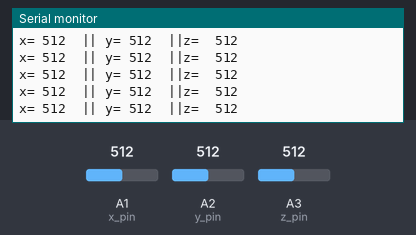
Recording of a sketch running on a simulated Arduino Uno, built with avr-gcc and run on an emulated ATmega328P. Parts: the last lines printed to the serial monitor. The test bench sets the inputs (shaded band); at power-on: A1 (x_pin) = 512, A2 (y_pin) = 512, A3 (z_pin) = 512.

Above: at 1.2 s.
1.3 s: A1 (x_pin) set to 107
At 2.2 s:
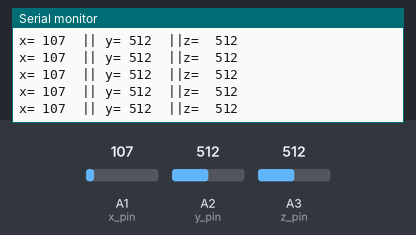
2.8 s: A1 (x_pin) set to 95
At 3.9 s:
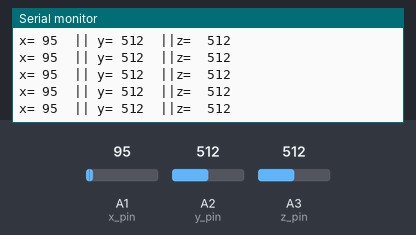
5.8 s: A2 (y_pin) set to 111
At 6.9 s:
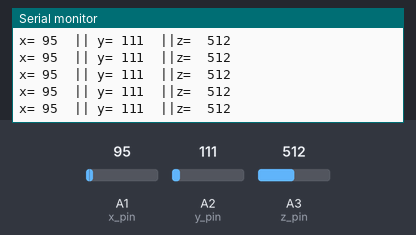
8.8 s: A2 (y_pin) set to 94
At 9.5 s:
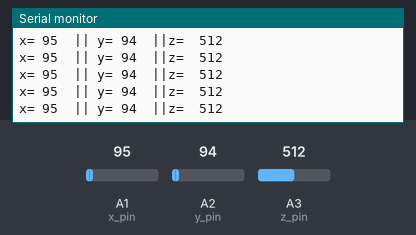
11.8 s: A3 (z_pin) set to 106
At 12.7 s:
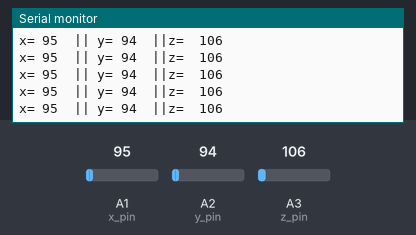
13.3 s: A3 (z_pin) set to 92
At 14.1 s:
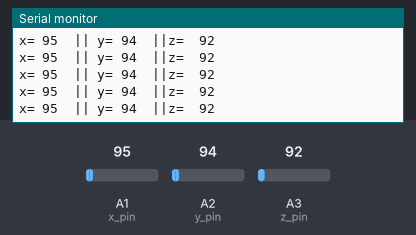
Timing chart, 0 to 16.3 s (numbered marks = the images above; inputs shaded):
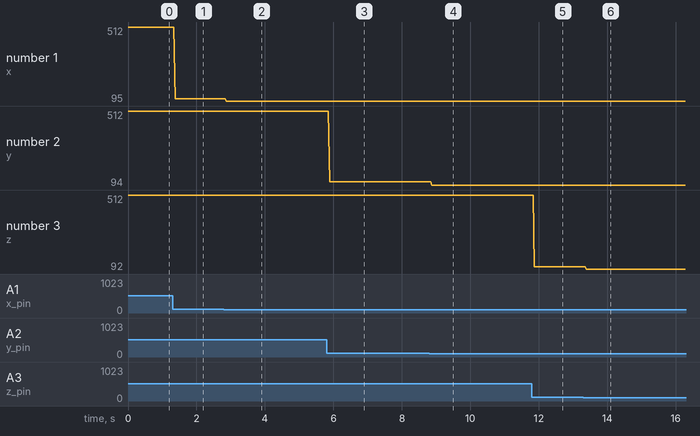

The sketch:

accelerometer_test.ino
```cpp
int x,y,z;
int x_pin=1;
int y_pin=2;
int z_pin=3;
void setup(){
Serial.begin(9600);
}

void loop(){
  x=analogRead(x_pin);
  y=analogRead(y_pin);
  z=analogRead(z_pin);

  Serial.print("x= ");
  Serial.print(x);
  Serial.print("  || y= ");
  Serial.print(y);
  Serial.print("  ||z=  ");
  Serial.println(z);
}
```

Measured:
- after the input at 1.3 s, the serial monitor: prints a new line after 0.07 s (image 1)
- after the input at 2.8 s, the serial monitor: prints a new line after 0.07 s (image 2)
- after the input at 5.8 s, the serial monitor: prints a new line after 0.09 s (image 3)
- after the input at 8.8 s, the serial monitor: prints a new line after 0.07 s (image 4)
- after the input at 11.8 s, the serial monitor: prints a new line after 0.07 s (image 5)
- after the input at 13.3 s, the serial monitor: prints a new line after 0.09 s (image 6)
- plotted number 1: 512 → 107 after the input at 1.3 s, 107 → 95 after the input at 2.8 s
- plotted number 2: 512 → 111 after the input at 5.8 s, 111 → 94 after the input at 8.8 s
